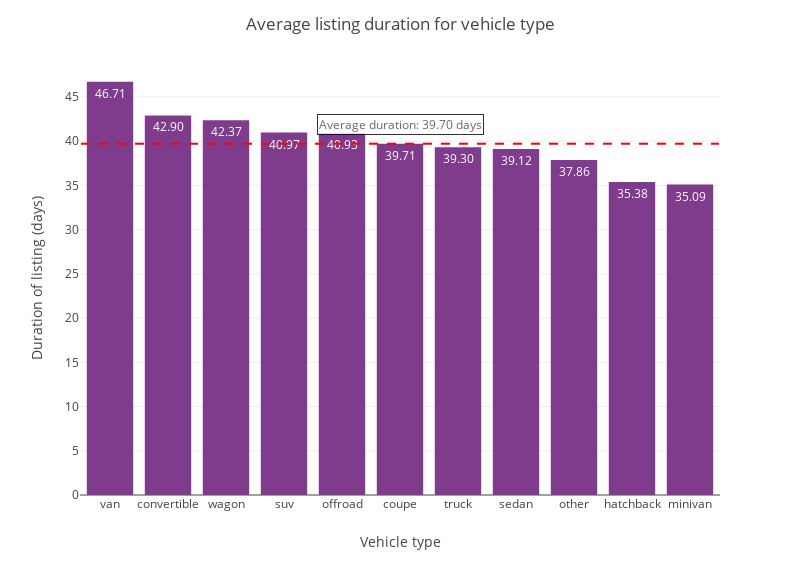

Write notebook code for a chart like this one.
### Code cell
# average listing duration of vehicle type (how fast vehicle types sell)

# calculate the average listing duration by vehicle type
average_duration = sample.groupby('type')['days_listed'].mean().reset_index()

# bar plot
fig = px.bar(average_duration, x='type',
             y='days_listed', text='days_listed')

# order the bars by descending height
fig.update_layout(xaxis={'categoryorder': 'total descending'})

# automatically adjust text size, format, and position
fig.update_traces(texttemplate='%{text:.2f}', textposition='inside')

# add titles
fig.update_layout(title='Average listing duration for vehicle type',
                  xaxis_title="Vehicle type",
                  yaxis_title="Duration of listing (days)",
                  width=800,
                  height=575,
                  )

# add a horizontal line
fig.add_shape(
    type="line",
    # extend line horizontally across the plot
    x0=-0.5, x1=len(sample['type'].unique()) - 0.5,
    # set at average_value
    y0=sample['days_listed'].mean(), y1=sample['days_listed'].mean(),
    line=dict(color='Red', width=2, dash='dash'),  # Style of the line
)

# Add an annotation if desired
fig.add_annotation(
    x='pickup',  # horizontal position within the plot area
    y=sample['days_listed'].mean()+1,
    text=f'Average duration: {sample['days_listed'].mean():.2f} days',
    showarrow=False,
    yshift=10,  # vertical shift
    bgcolor="white",
    bordercolor="black",
    borderwidth=1,
    opacity=0.8
)


# Show the plot
fig.show()

### Figure 1 — Plotly figure (JSON) as saved in the notebook; plotly's stock layout.template omitted (floating-point values rounded to 4 significant figures)
{"data": [{"alignmentgroup": "True", "hovertemplate": "type=%{x}<br>days_listed=%{text}<extra></extra>", "legendgroup": "", "marker": {"color": "rgb(127, 60, 141)", "pattern": {"shape": ""}}, "name": "", "offsetgroup": "", "orientation": "v", "showlegend": false, "text": [42.9, 39.71, 35.38, 35.09, 40.93, 37.86, 39.12, 40.97, 39.3, 46.71, 42.37], "textposition": "inside", "texttemplate": "%{text:.2f}", "type": "bar", "x": ["convertible", "coupe", "hatchback", "minivan", "offroad", "other", "sedan", "suv", "truck", "van", "wagon"], "xaxis": "x", "y": [42.9, 39.71, 35.38, 35.09, 40.93, 37.86, 39.12, 40.97, 39.3, 46.71, 42.37], "yaxis": "y"}], "layout": {"annotations": [{"bgcolor": "white", "bordercolor": "black", "borderwidth": 1, "opacity": 0.8, "showarrow": false, "text": "Average duration: 39.70 days", "x": "pickup", "y": 40.7, "yshift": 10}], "barmode": "relative", "height": 575, "legend": {"tracegroupgap": 0}, "margin": {"t": 60}, "shapes": [{"line": {"color": "Red", "dash": "dash", "width": 2}, "type": "line", "x0": -0.5, "x1": 10.5, "y0": 39.7, "y1": 39.7}], "title": {"text": "Average listing duration for vehicle type"}, "width": 800, "xaxis": {"anchor": "y", "categoryorder": "total descending", "domain": [0, 1], "title": {"text": "Vehicle type"}}, "yaxis": {"anchor": "x", "domain": [0, 1], "title": {"text": "Duration of listing (days)"}}}}
